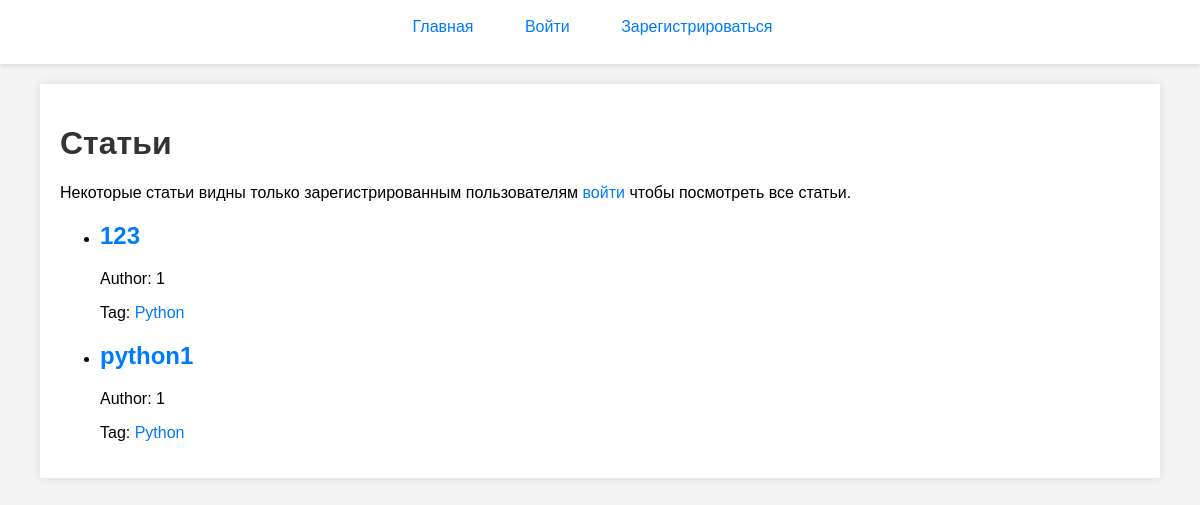
Before: / with the older database file.
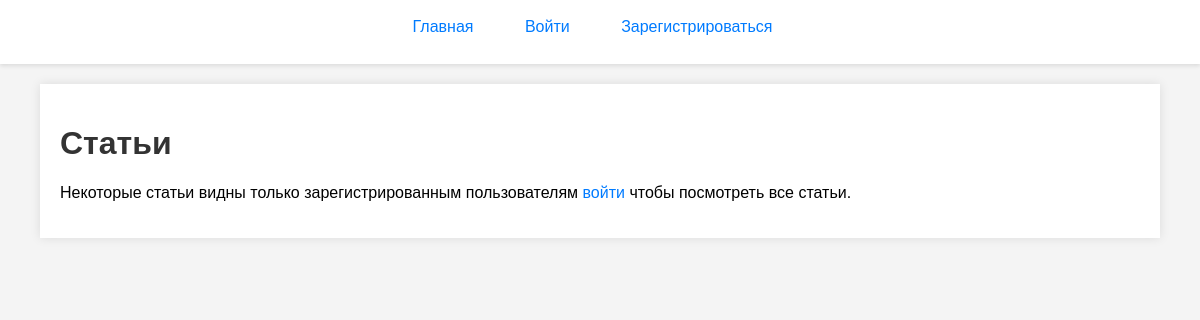
After: the same page with the newer database file.
### main.py (models this page shows)
class Article(db.Model):
    id = db.Column(db.Integer, primary_key=True)  # Уникальный идентификатор статьи
    author = db.Column(db.String(80), nullable=False)  # Автор статьи
    name = db.Column(db.String(120), nullable=False)  # Название статьи
    tag = db.Column(db.String(50), nullable=False)  # Тег статьи
    registered = db.Column(db.Boolean, nullable=False)  # Доступна ли статья только зарегистрированным пользователям
    path = db.Column(db.String(200), nullable=False)  # Путь к файлу статьи

### main.py (the view)
@app.route('/')
def index():
    if current_user.is_authenticated:
        articles = Article.query.all()
    else:
        articles = Article.query.filter_by(registered=False).all()
    return render_template('index.html', articles=articles)

### templates/index.html (shortened to what this page needs)
{% extends "base.html" %}
{% block content %}
    <h1>Статьи</h1>
    {% if not current_user.is_authenticated %}
        <div class="alert alert-info">
            Некоторые статьи видны только зарегистрированным пользователям <a href="{{ url_for('login') }}">войти</a> чтобы посмотреть все статьи.</p>
        </div>
    {% endif %}
    <ul>
        {% for article in articles %}
            <li>
                <h2><a href="{{ url_for('view_article', id=article.id) }}">{{ article.name }}</a></h2>
                <p>Author: {{ article.author }}</p>
                <p>Tag: <a href="{{ url_for('articles_by_tag', tag=article.tag) }}">{{ article.tag }}</a></p>
            </li>
        {% endfor %}
    </ul>
{% endblock %}

### templates/base.html (shortened to what this page needs)
<!DOCTYPE html>
<html lang="ru">
<head>
    <link rel="stylesheet" href="{{ url_for('static', filename='styles.css') }}">
</head>
<body>
    <nav>
        <a href="{{ url_for('index') }}">Главная</a>
        {% if current_user.is_authenticated %}
            <a href="{{ url_for('add_article') }}">Добавить статью</a>
            <a href="{{ url_for('logout') }}">Выйти</a>
        {% else %}
            <a href="{{ url_for('login') }}">Войти</a>
            <a href="{{ url_for('register') }}">Зарегистрироваться</a>
        {% endif %}
    </nav>
    <div class="container">
        {% block content %}{% endblock %}
    </div>
</body>
</html>

### static/styles.css (style rules this page uses)
body { font-family: Arial, sans-serif; background-color: #f4f4f4; margin: 0; padding: 0; }
.container { width: 90%; margin: 0 auto; padding: 20px; background-color: #fff; box-shadow: 0 0 10px rgba(0, 0, 0, 0.1); }
h1, h2 { color: #333; }
a { color: #007BFF; text-decoration: none; }
nav { background-color: #fff; padding: 10px; margin-bottom: 20px; text-align: center; box-shadow: 0 2px 4px rgba(0, 0, 0, 0.1); }
nav a { color: #007BFF; margin-right: 15px; display: inline-block; margin-bottom: 10px; padding: 8px 16px; background-color: transparent; border-radius: 4px; transition: background-color 0.3s ease, color 0.3s ease; }

Changed rows visible on the page:
removed Article: name "123", author "1", tag "Python"
removed Article: name "python1", author "1", tag "Python"
